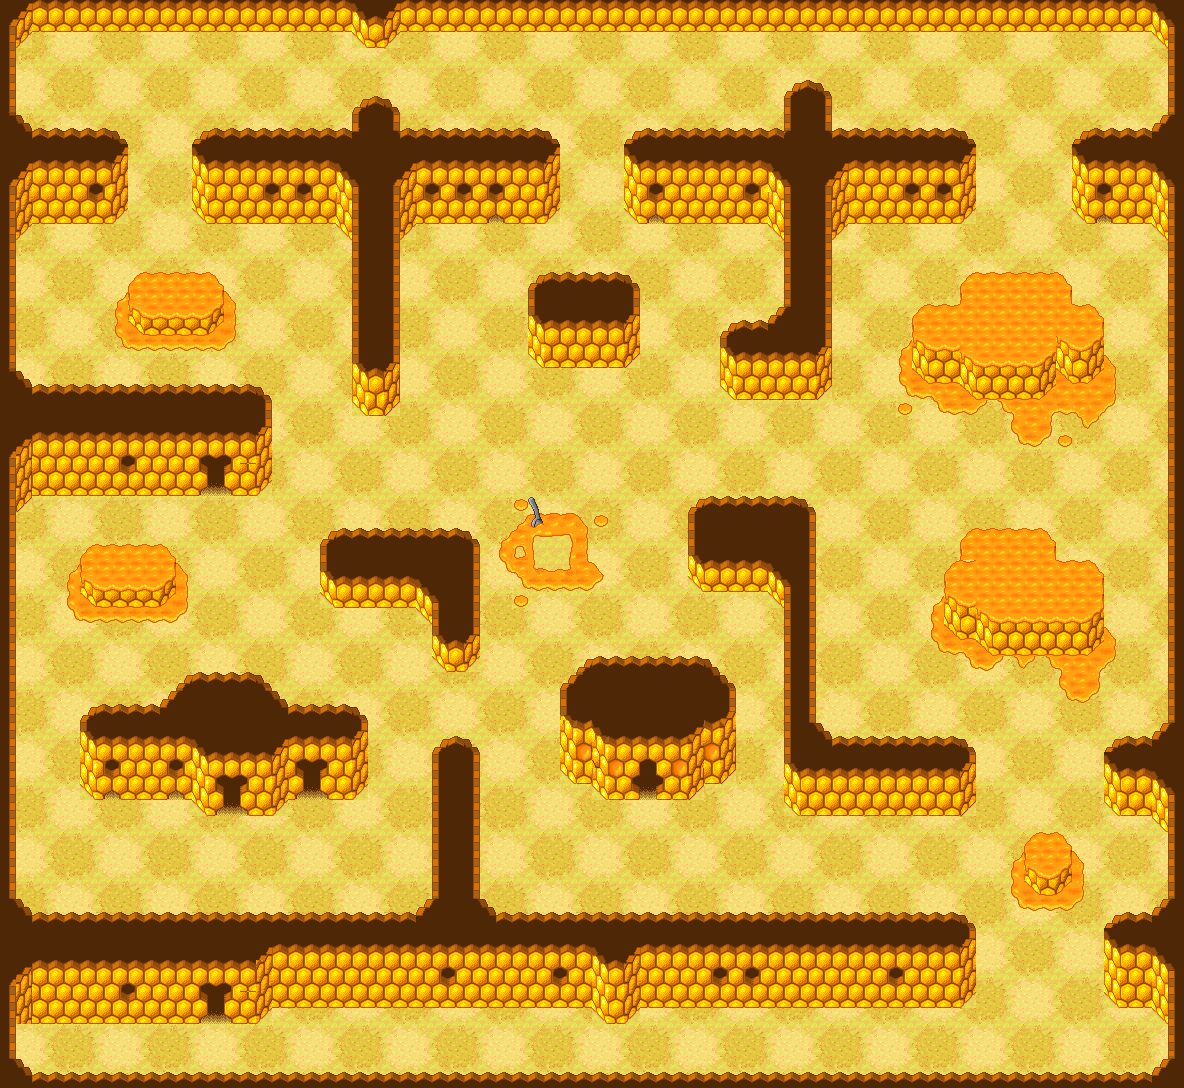

Tiled map render using the project's own tile images. Description and the map definition, with tile-layer contents summarised, below:
An orthogonal 74x68 tile map with 16x16 px tiles, 3 tile layers (piso, estructuras, decoraciones) and 507 objects (507x nodes).

<map version="1.10" tiledversion="1.11.2" orientation="orthogonal" renderorder="right-down" width="74" height="68" tilewidth="16" tileheight="16" infinite="0" nextlayerid="10" nextobjectid="1482">
 <tileset firstgid="1" source="Bienenkorb.tsx" />
 <layer id="1" name="piso" width="74" height="68">
  <data>[5032 cells, 5032 non-empty, 30 distinct tile ids]</data>
 </layer>
 <layer id="3" name="estructuras" width="74" height="68">
  <data>[5032 cells, 2192 non-empty, 104 distinct tile ids]</data>
 </layer>
 <layer id="9" name="decoraciones" width="74" height="68">
  <data>[5032 cells, 2 non-empty, 2 distinct tile ids]</data>
 </layer>
 <objectgroup id="8" name="nav_mesh">
  <object id="563" type="nodes" x="80" y="64">
   <polygon points="0,0 16,-16 32,0 32,32 16,48 0,32" />
  </object>
  <object id="608" type="nodes" x="448" y="64">
   <polygon points="0,0 16,-16 32,0 32,32 16,48 0,32" />
  </object>
  <object id="600" type="nodes" x="384" y="64">
   <polygon points="0,0 16,-16 32,0 32,32 16,48 0,32" />
  </object>
  <object id="564" type="nodes" x="112" y="64">
   <polygon points="0,0 32,0 32,32 0,32" />
  </object>
  <object id="607" type="nodes" x="480" y="64">
   <polygon points="0,0 32,0 32,32 0,32" />
  </object>
  <object id="590" type="nodes" x="48" y="64">
   <polygon points="0,0 32,0 32,32 0,32" />
  </object>
  <object id="601" type="nodes" x="416" y="64">
   <polygon points="0,0 32,0 32,32 0,32" />
  </object>
  <object id="586" type="nodes" x="240" y="64">
   <polygon points="0,0 32,0 32,32 0,32" />
  </object>
  <object id="602" type="nodes" x="608" y="64">
   <polygon points="0,0 32,0 32,32 0,32" />
  </object>
  <object id="626" type="nodes" x="976" y="64">
   <polygon points="0,0 32,0 32,32 0,32" />
  </object>
  <object id="567" type="nodes" x="144" y="64">
   <polygon points="0,0 16,-16 32,0 32,32 16,48 0,32" />
  </object>
  <object id="606" type="nodes" x="512" y="64">
   <polygon points="0,0 16,-16 32,0 32,32 16,48 0,32" />
  </object>
  <object id="627" type="nodes" x="880" y="64">
   <polygon points="0,0 16,-16 32,0 32,32 16,48 0,32" />
  </object>
  <object id="585" type="nodes" x="272" y="64">
   <polygon points="0,0 16,-16 32,0 32,32 16,48 0,32" />
  </object>
  <object id="603" type="nodes" x="640" y="64">
   <polygon points="0,0 16,-16 32,0 32,32 16,48 0,32" />
  </object>
  <object id="571" type="nodes" x="176" y="96">
   <polygon points="0,0 0,-32 32,-32 32,0" />
  </object>
  <object id="599" type="nodes" x="544" y="96">
   <polygon points="0,0 0,-32 32,-32 32,0" />
  </object>
  <object id="620" type="nodes" x="912" y="96">
   <polygon points="0,0 0,-32 32,-32 32,0" />
  </object>
  <object id="583" type="nodes" x="304" y="96">
   <polygon points="0,0 0,-32 32,-32 32,0" />
  </object>
  <object id="598" type="nodes" x="672" y="96">
   <polygon points="0,0 0,-32 32,-32 32,0" />
  </object>
  <object id="621" type="nodes" x="1040" y="96">
   <polygon points="0,0 0,-32 32,-32 32,0" />
  </object>
  <object id="832" type="nodes" x="1104" y="96">
   <polygon points="0,0 0,-32 32,-32 32,0" />
  </object>
  <object id="573" type="nodes" x="208" y="64">
   <polygon points="0,0 16,-16 32,0 32,32 16,48 0,32" />
  </object>
  <object id="605" type="nodes" x="576" y="64">
   <polygon points="0,0 16,-16 32,0 32,32 16,48 0,32" />
  </object>
  <object id="629" type="nodes" x="944" y="64">
   <polygon points="0,0 16,-16 32,0 32,32 16,48 0,32" />
  </object>
  <object id="835" type="nodes" x="1008" y="64">
   <polygon points="0,0 16,-16 32,0 32,32 16,48 0,32" />
  </object>
  <object id="584" type="nodes" x="336" y="64">
   <polygon points="0,0 16,-16 32,0 32,32 16,48 0,32" />
  </object>
  <object id="604" type="nodes" x="704" y="64">
   <polygon points="0,0 16,-16 32,0 32,32 16,48 0,32" />
  </object>
  <object id="630" type="nodes" x="1072" y="64">
   <polygon points="0,0 16,-16 32,0 32,32 16,48 0,32" />
  </object>
  <object id="847" type="nodes" x="944" y="240">
   <polygon points="0,0 16,-16 32,0 32,32 16,48 0,32" />
  </object>
  <object id="879" type="nodes" x="880" y="240">
   <polygon points="0,0 16,-16 32,0 32,32 16,48 0,32" />
  </object>
  <object id="876" type="nodes" x="1072" y="432">
   <polygon points="0,0 16,-16 32,0 32,32 16,48 0,32" />
  </object>
  <object id="889" type="nodes" x="944" y="432">
   <polygon points="0,0 16,-16 32,0 32,32 16,48 0,32" />
  </object>
  <object id="897" type="nodes" x="944" y="496">
   <polygon points="0,0 16,-16 32,0 32,32 16,48 0,32" />
  </object>
  <object id="883" type="nodes" x="1008" y="432">
   <polygon points="0,0 16,-16 32,0 32,32 16,48 0,32" />
  </object>
  <object id="887" type="nodes" x="880" y="432">
   <polygon points="0,0 16,-16 32,0 32,32 16,48 0,32" />
  </object>
  <object id="877" type="nodes" x="1072" y="496">
   <polygon points="0,0 16,-16 32,0 32,32 16,48 0,32" />
  </object>
  <object id="614" type="nodes" x="352" y="48">
   <polygon points="0,0 48,0 32,16 32,48 16,48 16,16" />
  </object>
  <object id="644" type="nodes" x="544" y="160">
   <polygon points="0,0 0,32 96,32 96,0" />
  </object>
  <object id="675" type="nodes" x="112" y="160">
   <polygon points="0,0 0,32 96,32 96,0" />
  </object>
  <object id="677" type="nodes" x="32" y="48">
   <polygon points="0,0 0,-16 64,-16 64,0 48,16 16,16" />
  </object>
  <object id="709" type="nodes" x="32" y="112">
   <polygon points="0,0 0,16 64,16 64,0 48,-16 16,-16" />
  </object>
  <object id="803" type="nodes" x="48" y="240">
   <polygon points="0,0 0,-16 64,-16 64,0 48,16 16,16" />
  </object>
  <object id="682" type="nodes" x="400" y="48">
   <polygon points="0,0 0,-16 64,-16 64,0 48,16 16,16" />
  </object>
  <object id="700" type="nodes" x="400" y="112">
   <polygon points="0,0 0,16 64,16 64,0 48,-16 16,-16" />
  </object>
  <object id="678" type="nodes" x="96" y="32">
   <polygon points="0,0 0,16 16,32 48,32 64,16 64,0" />
  </object>
  <object id="713" type="nodes" x="96" y="128">
   <polygon points="0,0 0,-16 16,-32 48,-32 64,-16 64,0" />
  </object>
  <object id="686" type="nodes" x="464" y="32">
   <polygon points="0,0 0,16 16,32 48,32 64,16 64,0" />
  </object>
  <object id="704" type="nodes" x="464" y="128">
   <polygon points="0,0 0,-16 16,-32 48,-32 64,-16 64,0" />
  </object>
  <object id="679" type="nodes" x="160" y="32">
   <polygon points="0,0 0,16 16,32 48,32 64,16 64,0" />
  </object>
  <object id="712" type="nodes" x="160" y="128">
   <polygon points="0,0 0,-16 16,-32 48,-32 64,-16 64,0" />
  </object>
  <object id="685" type="nodes" x="528" y="32">
   <polygon points="0,0 0,16 16,32 48,32 64,16 64,0" />
  </object>
  <object id="706" type="nodes" x="528" y="128">
   <polygon points="0,0 0,-16 16,-32 48,-32 64,-16 64,0" />
  </object>
  <object id="680" type="nodes" x="224" y="32">
   <polygon points="0,0 0,16 16,32 48,32 64,16 64,0" />
  </object>
  <object id="711" type="nodes" x="224" y="128">
   <polygon points="0,0 0,-16 16,-32 48,-32 64,-16 64,0" />
  </object>
  <object id="684" type="nodes" x="592" y="32">
   <polygon points="0,0 0,16 16,32 48,32 64,16 64,0" />
  </object>
  <object id="707" type="nodes" x="592" y="128">
   <polygon points="0,0 0,-16 16,-32 48,-32 64,-16 64,0" />
  </object>
  <object id="690" type="nodes" x="896" y="32">
   <polygon points="0,0 0,16 16,32 48,32 64,16 64,0" />
  </object>
  <object id="703" type="nodes" x="896" y="128">
   <polygon points="0,0 0,-16 16,-32 48,-32 64,-16 64,0" />
  </object>
  <object id="692" type="nodes" x="1024" y="32">
   <polygon points="0,0 0,16 16,32 48,32 64,16 64,0" />
  </object>
  <object id="829" type="nodes" x="1088" y="32">
   <polygon points="0,0 0,16 16,32 48,32 64,16 64,0" />
  </object>
  <object id="831" type="nodes" x="1088" y="128">
   <polygon points="0,0 0,-16 16,-32 48,-32 64,-16 64,0" />
  </object>
  </objectgroup>
</map>
<!-- 445 of 507 objects omitted -->
